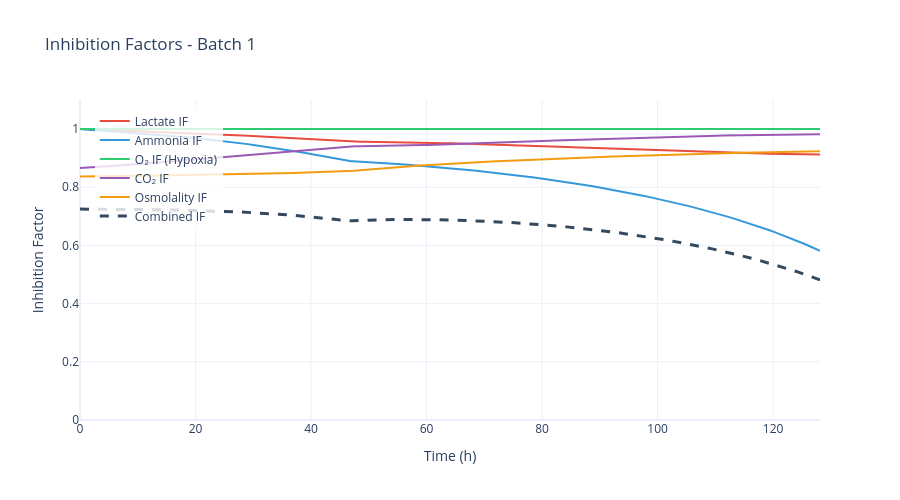

This figure's notebook cell:
### Code cell
# Inhibition factors (lactate, ammonia, O2, osmolality)
fig = data.plot_inhibition_factors(batch_number=BATCH_NUMBER)
fig.show()

### Figure 1 — Plotly figure (JSON) as saved in the notebook; plotly's stock layout.template omitted (floating-point values rounded to 4 significant figures; data arrays with more than 128 entries replaced by an {"elided": "..."} marker saying what was removed)
{"data": [{"line": {"color": "#E74C3C", "width": 2}, "mode": "lines", "name": "Lactate IF", "type": "scatter", "x": {"elided": "145 float values"}, "y": {"elided": "145 float values"}}, {"line": {"color": "#3498DB", "width": 2}, "mode": "lines", "name": "Ammonia IF", "type": "scatter", "x": {"elided": "145 float values"}, "y": {"elided": "145 float values"}}, {"line": {"color": "#2ECC71", "width": 2}, "mode": "lines", "name": "O₂ IF (Hypoxia)", "type": "scatter", "x": {"elided": "145 float values"}, "y": {"elided": "145 float values"}}, {"line": {"color": "#9B59B6", "width": 2}, "mode": "lines", "name": "CO₂ IF", "type": "scatter", "x": {"elided": "145 float values"}, "y": {"elided": "145 float values"}}, {"line": {"color": "#F39C12", "width": 2}, "mode": "lines", "name": "Osmolality IF", "type": "scatter", "x": {"elided": "145 float values"}, "y": {"elided": "145 float values"}}, {"line": {"color": "#34495E", "dash": "dash", "width": 3}, "mode": "lines", "name": "Combined IF", "type": "scatter", "x": {"elided": "145 float values"}, "y": {"elided": "145 float values"}}], "layout": {"height": 500, "hovermode": "x unified", "legend": {"bgcolor": "rgba(255,255,255,0.8)", "x": 0.02, "y": 0.98}, "title": {"text": "Inhibition Factors - Batch 1"}, "width": 900, "xaxis": {"title": {"text": "Time (h)"}}, "yaxis": {"range": [0, 1.1], "title": {"text": "Inhibition Factor"}}}}
